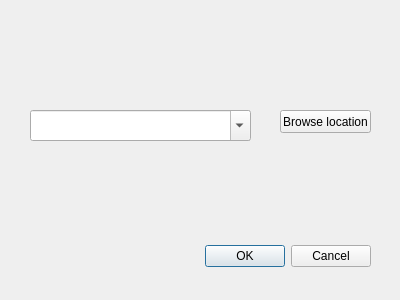
<?xml version="1.0" encoding="UTF-8"?>
<ui version="4.0">
 <class>mopsDialogBase</class>
 <widget class="QDialog" name="mopsDialogBase">
  <property name="geometry">
   <rect>
    <x>0</x>
    <y>0</y>
    <width>400</width>
    <height>300</height>
   </rect>
  </property>
  <property name="windowTitle">
   <string>Export all polygon layers as textfiles</string>
  </property>
  <widget class="QDialogButtonBox" name="button_box">
   <property name="geometry">
    <rect>
     <x>30</x>
     <y>240</y>
     <width>341</width>
     <height>32</height>
    </rect>
   </property>
   <property name="orientation">
    <enum>Qt::Horizontal</enum>
   </property>
   <property name="standardButtons">
    <set>QDialogButtonBox::Cancel|QDialogButtonBox::Ok</set>
   </property>
  </widget>
  <widget class="QPushButton" name="pushButton">
   <property name="geometry">
    <rect>
     <x>280</x>
     <y>110</y>
     <width>91</width>
     <height>23</height>
    </rect>
   </property>
   <property name="text">
    <string>Browse location</string>
   </property>
  </widget>
  <widget class="QComboBox" name="textEdit">
   <property name="geometry">
    <rect>
     <x>30</x>
     <y>110</y>
     <width>221</width>
     <height>31</height>
    </rect>
   </property>
   <property name="editable">
    <bool>true</bool>
   </property>
  </widget>
 </widget>
 <resources/>
 <connections>
  <connection>
   <sender>button_box</sender>
   <signal>accepted()</signal>
   <receiver>mopsDialogBase</receiver>
   <slot>accept()</slot>
   <hints>
    <hint type="sourcelabel">
     <x>20</x>
     <y>20</y>
    </hint>
    <hint type="destinationlabel">
     <x>20</x>
     <y>20</y>
    </hint>
   </hints>
  </connection>
  <connection>
   <sender>button_box</sender>
   <signal>rejected()</signal>
   <receiver>mopsDialogBase</receiver>
   <slot>reject()</slot>
   <hints>
    <hint type="sourcelabel">
     <x>20</x>
     <y>20</y>
    </hint>
    <hint type="destinationlabel">
     <x>20</x>
     <y>20</y>
    </hint>
   </hints>
  </connection>
 </connections>
</ui>
